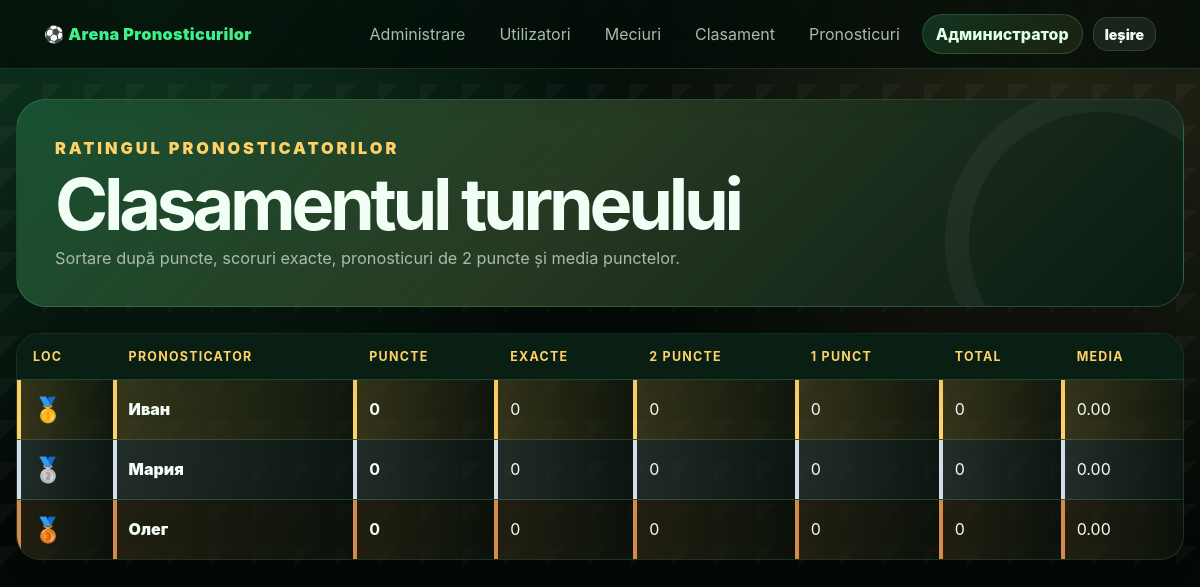
The page /leaderboard.php (signed in) on the database as committed earlier.
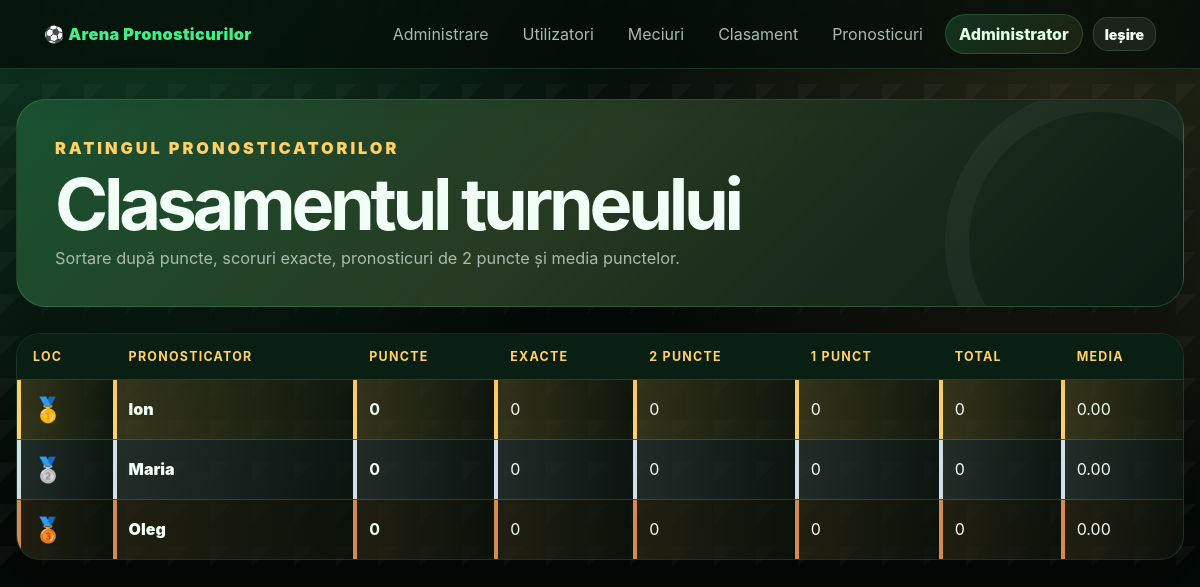
The same page on the database as committed later.
### tables this page shows
CREATE TABLE IF NOT EXISTS users (
    id INT UNSIGNED AUTO_INCREMENT PRIMARY KEY,
    login VARCHAR(80) NOT NULL UNIQUE,
    password_hash VARCHAR(255) NOT NULL,
    role ENUM('admin', 'user') NOT NULL DEFAULT 'user',
    display_name VARCHAR(120) NOT NULL,
    created_at TIMESTAMP NOT NULL DEFAULT CURRENT_TIMESTAMP,
    updated_at TIMESTAMP NOT NULL DEFAULT CURRENT_TIMESTAMP ON UPDATE CURRENT_TIMESTAMP
);

### db.php (called while the page is built, shortened)
<?php
function getDb(): PDO
{
    static $pdo = null;
    if ($pdo === null) {
        $dsn = 'mysql:host=' . DB_HOST . ';dbname=' . DB_NAME . ';charset=utf8mb4';
        $pdo = new PDO($dsn, DB_USER, DB_PASS, [
            PDO::ATTR_ERRMODE => PDO::ERRMODE_EXCEPTION,
            PDO::ATTR_DEFAULT_FETCH_MODE => PDO::FETCH_ASSOC,
            PDO::ATTR_EMULATE_PREPARES => false,
        ]);
    }
    return $pdo;
}

### includes/auth.php (called while the page is built, shortened)
<?php
require_once __DIR__ . '/../db.php';
require_once __DIR__ . '/helpers.php';
function currentUser(): ?array
{
    $stmt = getDb()->prepare('SELECT id, login, role, display_name FROM users WHERE id = ?');
    $stmt->execute([$_SESSION['user_id']]);
    $user = $stmt->fetch();
    return $user ?: null;
}
function isAdmin(?array $user): bool
{
    return $user && $user['role'] === 'admin';
}

### includes/helpers.php (called while the page is built, shortened)
<?php
function e(?string $value): string
{
    return htmlspecialchars((string) $value, ENT_QUOTES, 'UTF-8');
}

### leaderboard.php (the view, shortened to what this page needs)
<?php
require_once __DIR__ . '/includes/auth.php';
$pdo = getDb();
$rows = $pdo->query(
    "SELECT u.id, u.display_name,
            COALESCE(SUM(p.points), 0) AS total_points,
            SUM(CASE WHEN p.points = 3 THEN 1 ELSE 0 END) AS exact_scores,
            SUM(CASE WHEN p.points = 2 THEN 1 ELSE 0 END) AS two_points,
            SUM(CASE WHEN p.points = 1 THEN 1 ELSE 0 END) AS one_points,
            COUNT(p.id) AS predictions_count,
            COALESCE(AVG(p.points), 0) AS average_points
     FROM users u
     LEFT JOIN predictions p ON p.user_id = u.id AND p.points IS NOT NULL
     WHERE u.role = 'user'
     GROUP BY u.id, u.display_name
     ORDER BY total_points DESC, exact_scores DESC, two_points DESC, average_points DESC, u.display_name ASC"
)->fetchAll();
require __DIR__ . '/includes/header.php';
?>
<section class="hero leaderboard-hero">
    <div>
        <p class="eyebrow">Ratingul pronosticatorilor</p>
        <h1>Clasamentul turneului</h1>
        <p>Sortare după puncte, scoruri exacte, pronosticuri de 2 puncte și media punctelor.</p>
    </div>
</section>
<div class="table-wrap">
<table class="data-table leaderboard-table">
    <thead><tr><th>Loc</th><th>Pronosticator</th><th>Puncte</th><th>Exacte</th><th>2 puncte</th><th>1 punct</th><th>Total</th><th>Media</th></tr></thead>
    <tbody>
    <?php foreach ($rows as $index => $row): ?>
        <?php $place = $index + 1; $medal = [1 => '🥇', 2 => '🥈', 3 => '🥉'][$place] ?? $place; ?>
        <tr class="place-<?= $place <= 3 ? $place : 'other' ?>">
            <td class="place"><?= e((string) $medal) ?></td>
            <td><?= e($row['display_name']) ?></td>
            <td><strong><?= (int) $row['total_points'] ?></strong></td>
            <td><?= (int) $row['exact_scores'] ?></td>
            <td><?= (int) $row['two_points'] ?></td>
            <td><?= (int) $row['one_points'] ?></td>
            <td><?= (int) $row['predictions_count'] ?></td>
            <td><?= number_format((float) $row['average_points'], 2, '.', '') ?></td>
        </tr>
    <?php endforeach; ?>
    </tbody>
</table>
</div>
<?php require __DIR__ . '/includes/footer.php'; ?>

### includes/header.php (shortened to what this page needs)
<?php
require_once __DIR__ . '/auth.php';
$user = currentUser();
$isAdminPage = str_contains($_SERVER['SCRIPT_NAME'] ?? '', '/admin/');
$basePrefix = $isAdminPage ? '../' : '';
?>
<!doctype html>
<html lang="ro">
<head>
    <link rel="stylesheet" href="<?= $basePrefix ?>assets/css/style.css">
</head>
<body>
<header class="topbar">
    <a class="brand" href="<?= $basePrefix ?>index.php">⚽ Arena Pronosticurilor</a>
    <nav class="nav">
        <?php if ($user): ?>
            <?php if (isAdmin($user)): ?>
                <a href="<?= $basePrefix ?>admin/dashboard.php">Administrare</a>
                <a href="<?= $basePrefix ?>admin/users.php">Utilizatori</a>
                <a href="<?= $basePrefix ?>admin/matches.php">Meciuri</a>
            <?php endif; ?>
            <a href="<?= $basePrefix ?>leaderboard.php">Clasament</a>
            <a href="<?= $basePrefix ?>predictions_matrix.php">Pronosticuri</a>
            <span class="user-chip"><?= e($user['display_name']) ?></span>
            <a class="btn btn-small" href="<?= $basePrefix ?>logout.php">Ieșire</a>
        <?php endif; ?>
    </nav>
</header>
<main class="container">

Rows that differ between the two databases and show on the page:
changed users: display_name "Администратор" → "Administrator"
changed users: display_name "Иван" → "Ion"
changed users: display_name "Мария" → "Maria"
changed users: display_name "Олег" → "Oleg"
